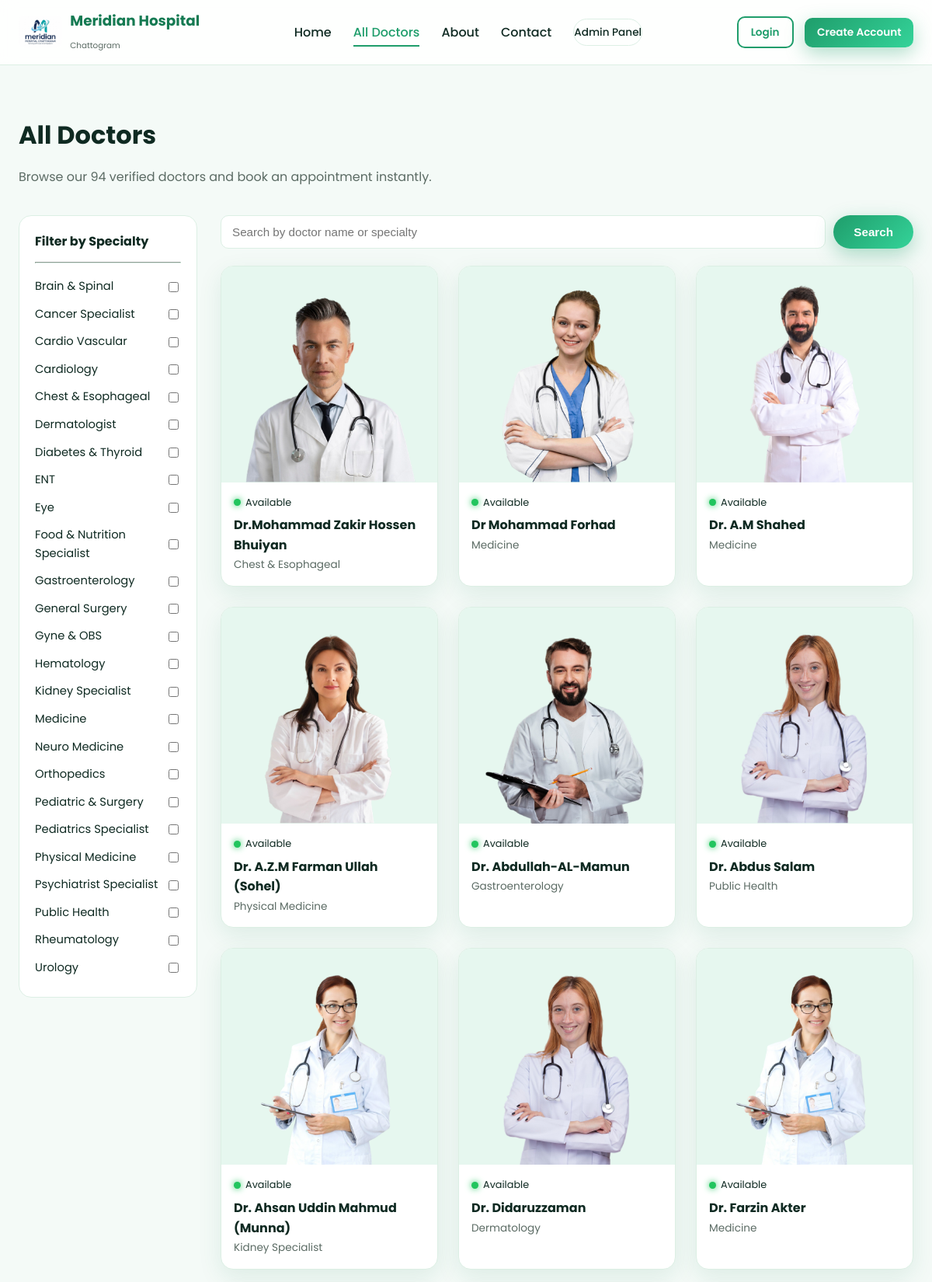
The app's page /doctors.php (upper part) with its own data.
### tables this page shows
CREATE TABLE `categories` (
  `id` INT UNSIGNED AUTO_INCREMENT PRIMARY KEY,
  `name` VARCHAR(150) NOT NULL,
  `parent_id` INT UNSIGNED DEFAULT NULL,
  `icon` VARCHAR(255) DEFAULT NULL,
  FOREIGN KEY (`parent_id`) REFERENCES `categories`(`id`) ON DELETE SET NULL
);

CREATE TABLE `doctors` (
  `id` INT UNSIGNED AUTO_INCREMENT PRIMARY KEY,
  `category_id` INT UNSIGNED DEFAULT NULL,
  `sub_category_id` INT UNSIGNED DEFAULT NULL,
  `name` VARCHAR(150) NOT NULL,
  `designation` VARCHAR(255) DEFAULT NULL,
  `image_path` VARCHAR(255) DEFAULT NULL,
  `signature_path` VARCHAR(255) DEFAULT NULL,
  `degree` TEXT DEFAULT NULL,
  `higher_degree` TEXT DEFAULT NULL,
  `phone` VARCHAR(30) DEFAULT NULL,
  `bmdc_number` VARCHAR(30) DEFAULT NULL,
  `email` VARCHAR(150) DEFAULT NULL,
  `work_place` VARCHAR(255) DEFAULT NULL,
  `password_hash` VARCHAR(255) DEFAULT NULL,
  `specialist_in` VARCHAR(255) DEFAULT NULL,
  `experience_years` INT DEFAULT 0,
  `fee` DECIMAL(10,2) DEFAULT 0,
  `about` TEXT DEFAULT NULL,
  `priority` INT DEFAULT 0,
  `status` ENUM('approved','pending','hold','banned') NOT NULL DEFAULT 'pending',
  `editing_status` ENUM('locked','unlocked') NOT NULL DEFAULT 'unlocked',
  `created_at` DATETIME NOT NULL DEFAULT CURRENT_TIMESTAMP,
  FOREIGN KEY (`category_id`) REFERENCES `categories`(`id`) ON DELETE SET NULL,
  FOREIGN KEY (`sub_category_id`) REFERENCES `categories`(`id`) ON DELETE SET NULL
);

### includes/functions.php (called while the page is built, shortened)
<?php
function clean($str): string {
    return htmlspecialchars(trim($str ?? ''), ENT_QUOTES, 'UTF-8');
}
function doctor_image_url(?string $path): string {
    return BASE_URL . ltrim($path, '/');
}

### doctors.php (the view, shortened to what this page needs)
<?php
require_once __DIR__ . '/includes/functions.php';
$allFilters = $pdo->query("
    SELECT c.*, p.name AS parent_name FROM categories c
    LEFT JOIN categories p ON p.id = c.parent_id
    ORDER BY (c.parent_id IS NULL) DESC, c.name ASC
")->fetchAll();
$selected = isset($_GET['specialty']) ? array_map('strval', (array)$_GET['specialty']) : [];
$search = trim((string)($_GET['q'] ?? ''));
$sql = "SELECT d.*, c.name AS cat_name, s.name AS subcat_name FROM doctors d
        LEFT JOIN categories c ON c.id = d.category_id
        LEFT JOIN categories s ON s.id = d.sub_category_id
        WHERE d.status = 'approved'";
$params = [];
$sql .= " ORDER BY d.priority DESC, d.name ASC";
$stmt = $pdo->prepare($sql);
$stmt->execute($params);
$doctors = $stmt->fetchAll();
include __DIR__ . '/includes/header.php';
?>
<section class="section">
  <div class="container">
    <h2 class="section-title">All Doctors</h2>
    <p class="section-sub">Browse our <?= count($doctors) ?> verified doctors and book an appointment instantly.</p>
    <form method="get" id="filterForm">
    <div class="doctors-layout">
      <aside class="filter-sidebar">
        <h4>Filter by Specialty</h4>
          <hr style="border-color:var(--border);margin:12px 0;">
          <?php foreach ($allFilters as $f): ?>
            <?php if ($f['parent_id'] !== null): ?>
              <label><?= clean($f['name']) ?>
                <input type="checkbox" name="specialty[]" value="sub-<?= (int)$f['id'] ?>"
                  <?= in_array('sub-' . $f['id'], $selected, true) ? 'checked' : '' ?>>
              </label>
            <?php endif; ?>
          <?php endforeach; ?>
      </aside>
      <div style="flex:1;">
        <div class="doctor-search">
          <input type="search" name="q" value="<?= clean($search) ?>" class="form-control" placeholder="Search by doctor name or specialty" aria-label="Search doctors">
          <button type="submit" class="btn btn-primary">Search</button>
        </div>
        <div class="doctor-grid">
          <?php foreach ($doctors as $d): ?>
            <a href="doctor.php?id=<?= (int)$d['id'] ?>" class="doctor-card">
              <div class="img-wrap">
                <img src="<?= doctor_image_url($d['image_path']) ?>" alt="<?= clean($d['name']) ?>" loading="lazy">
              </div>
              <div class="info">
                <div class="availability"><span class="dot green"></span> Available</div>
                <h4><?= clean($d['name']) ?></h4>
                <div class="spec"><?= clean($d['subcat_name'] ?: $d['specialist_in']) ?></div>
              </div>
            </a>
          <?php endforeach; ?>
        </div>
      </div>
    </div>
    </form>
  </div>
</section>
<?php include __DIR__ . '/includes/footer.php'; ?>

### assets/css/style.css (style rules this page uses)
:root { --primary: #1f9d6b; --primary-dark: #157a52; --primary-light: #e6f7ef; --accent: #34d399; --accent-glow: rgba(52, 211, 153, .55); --text-dark: #0f2a22; --text-muted: #5b6b64; --bg: #f4faf7; --card-bg: #ffffff; --border: #dcefe4; --yellow: #f2b705; --orange: #f08c2b; --red: #e5484d; --blue: #3b82f6; --radius: 16px; --shadow: 0 10px 30px rgba(23, 122, 82, .10); --shadow-lg: 0 20px 50px rgba(23, 122, 82, .18); }
* { box-sizing:border-box; }
html { scroll-behavior:smooth; }
body { margin:0; font-family:'Poppins','Segoe UI',sans-serif; color:var(--text-dark); background:var(--bg); line-height:1.6; }
a { text-decoration:none; color:inherit; }
img { max-width:100%; display:block; }
.container { max-width:1200px; margin:0 auto; padding:0 24px; }
.section { padding:64px 0; }
h1,h2,h3,h4 { margin:0 0 .5em; font-weight:700; color:var(--text-dark); }
.section-title { font-size:2rem; margin-bottom:8px; }
.section-sub { color:var(--text-muted); margin-bottom:36px; }
.btn { display:inline-flex; align-items:center; justify-content:center; gap:8px; padding:12px 26px; border-radius:999px; border:none; cursor:pointer; font-weight:600; font-size:.95rem; transition:transform .25s ease, box-shadow .25s ease, background .25s ease; }
.btn-primary { background:linear-gradient(135deg, var(--primary), var(--accent)); color:#fff; box-shadow:0 8px 24px rgba(31,157,107,.35); }
.doctor-grid { display:grid; grid-template-columns:repeat(auto-fill,minmax(230px,1fr)); gap:26px; }
.doctor-card { background:var(--card-bg); border-radius:var(--radius); overflow:hidden; border:1px solid var(--border); box-shadow:var(--shadow); transition:transform .3s ease, box-shadow .3s ease; cursor:pointer; }
.doctor-card .img-wrap { background:var(--primary-light); aspect-ratio:1/1; overflow:hidden; position:relative; }
.doctor-card .img-wrap img { width:100%; height:100%; object-fit:cover; transition:transform .4s ease; }
.doctor-card .info { padding:16px; }
.availability { display:flex; align-items:center; gap:6px; font-size:.8rem; margin-bottom:6px; }
.dot { width:9px; height:9px; border-radius:50%; display:inline-block; }
.dot.green { background:#22c55e; box-shadow:0 0 8px #22c55e; }
.doctor-card h4 { margin:0 0 2px; font-size:1rem; }
.doctor-card .spec { color:var(--text-muted); font-size:.85rem; }
.doctors-layout { display:flex; gap:30px; align-items:flex-start; }
.filter-sidebar { width:230px; flex-shrink:0; background:var(--card-bg); border:1px solid var(--border); border-radius:var(--radius); padding:20px; position:sticky; top:90px; }
.filter-sidebar h4 { margin-bottom:14px; }
.filter-sidebar label { display:flex; align-items:center; gap:8px; padding:6px 0; cursor:pointer; font-size:.92rem; }
.filter-sidebar input[type="checkbox"] { margin-left:auto; flex-shrink:0; accent-color:var(--primary); }
.doctor-search { display:flex; gap:10px; margin-bottom:22px; }
.doctor-search .form-control { flex:1; min-width:0; }
.form-control { width:100%; padding:12px 14px; border-radius:10px; border:1px solid var(--border); font-size:.95rem; background:#fff; transition:border .2s ease, box-shadow .2s ease; }

### records on screen
categories: name "Brain & Spinal"
categories: name "Cancer Specialist"
categories: name "Cardio Vascular"
categories: name "Cardiology"
categories: name "Chest & Esophageal"
categories: name "Dermatologist"
categories: name "Diabetes & Thyroid"
categories: name "ENT"
categories: name "Eye"
categories: name "Food & Nutrition Specialist"
categories: name "Gastroenterology"
categories: name "General Surgery"
categories: name "Gyne & OBS"
categories: name "Hematology"
categories: name "Kidney Specialist"
categories: name "Medicine"
categories: name "Neuro Medicine"
categories: name "Orthopedics"
categories: name "Pediatric & Surgery"
categories: name "Pediatrics Specialist"
categories: name "Physical Medicine"
categories: name "Psychiatrist Specialist"
categories: name "Public Health"
categories: name "Rheumatology"
categories: name "Urology"
doctors: image_path (picture), name "Dr.Mohammad Zakir Hossen Bhuiyan", specialist_in "Chest & Esophageal"
doctors: image_path (picture), name "Dr Mohammad Forhad", specialist_in "Medicine"
doctors: image_path (picture), name "Dr. A.M Shahed", specialist_in "Medicine"
doctors: image_path (picture), name "Dr. A.Z.M Farman Ullah (Sohel)", sub_category.name "Physical Medicine"
doctors: image_path (picture), name "Dr. Abdullah-AL-Mamun", sub_category.name "Gastroenterology"
doctors: image_path (picture), name "Dr. Abdus Salam", sub_category.name "Public Health"
doctors: image_path (picture), name "Dr. Ahsan Uddin Mahmud (Munna)", sub_category.name "Kidney Specialist"
doctors: image_path (picture), name "Dr. Didaruzzaman", specialist_in "Dermatology"
doctors: image_path (picture), name "Dr. Farzin Akter", specialist_in "Medicine"

### other values on screen
count($doctors) "94"
